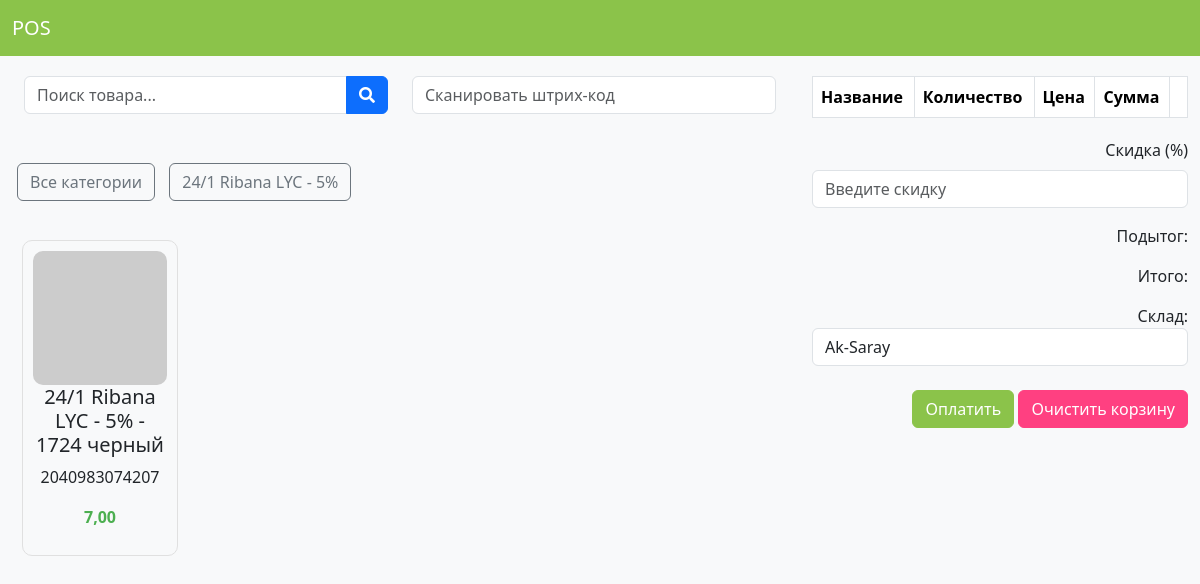
Page /pos/ on the earlier database version.
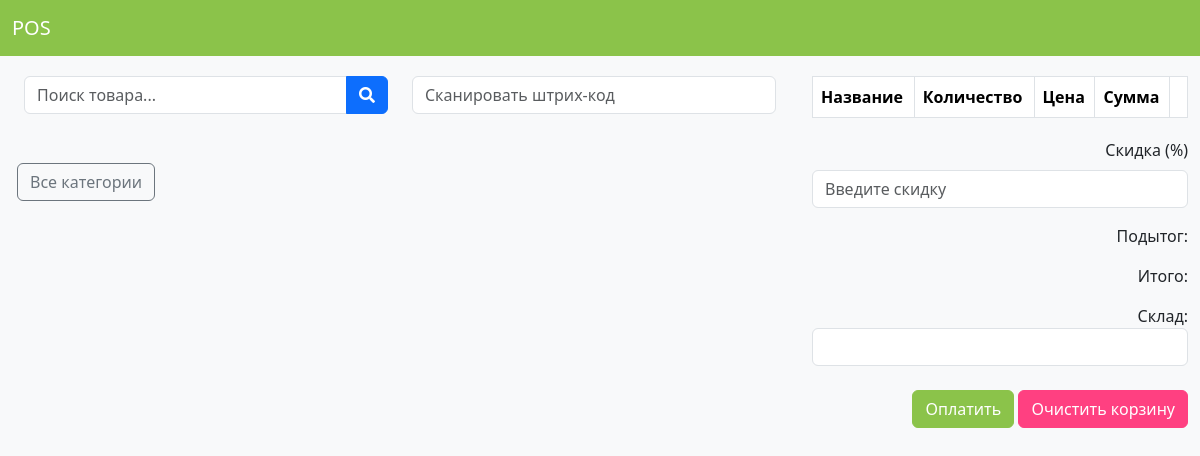
Same page on the later database version.
### wms/models.py (models this page shows, shortened)
class ProductCategory(models.Model):
    name = models.CharField("Название", max_length=255, unique=True)
    class Meta:
        verbose_name = "Категория товара"
        verbose_name_plural = "Категории товаров"

class Product(models.Model):
    category = models.ForeignKey(ProductCategory, on_delete=models.PROTECT, verbose_name="Категория", blank=True, null=True)
    name = models.CharField("Название", max_length=255)
    photo = models.ImageField("Фотография", upload_to='products/', blank=True, null=True)
    barcode = models.CharField("Штрих-код", max_length=50, blank=True, null=True)
    unit_of_measure = models.ForeignKey(UnitOfMeasure, on_delete=models.PROTECT, verbose_name="Единица измерения")
    min_quantity = models.DecimalField("Мин. остаток", max_digits=10, decimal_places=2, default=0)
    manufacturer = models.CharField("Производитель", max_length=255, blank=True, null=True)
    brand = models.CharField("Бренд", max_length=255, blank=True, null=True)
    article = models.CharField("Артикул", max_length=50, blank=True, null=True)
    color = models.CharField("Цвет", max_length=50, blank=True, null=True)
    code = models.CharField("Код", max_length=50, blank=True, null=True)  # Дополнительный код
    weight = models.DecimalField("Граммаж", max_digits=10, decimal_places=2, blank=True, null=True)
    width = models.DecimalField("Ширина", max_digits=10, decimal_places=2, blank=True, null=True)
    hs_code = models.CharField("Код ТН ВЭД", max_length=20, blank=True, null=True)
    composition = models.CharField("Состав", max_length=255, blank=True, null=True)
    price = models.DecimalField("Цена", max_digits=10, decimal_places=2, null=True)
    selling_price = models.DecimalField("Цена продажи", max_digits=10, decimal_places=2,null=True)
    min_selling_price = models.DecimalField("Мин. цена продажи", max_digits=10, decimal_places=2, blank=True, null=True)
    class Meta:
        verbose_name = "Товар"
        verbose_name_plural = "Товары"

### wms/views.py (the view)
# urls.py: path('', views.pos_view, name='pos'),
def pos_view(request):
    products = Product.objects.all()
    categories = ProductCategory.objects.all()
    warehouses = Warehouse.objects.all() #  Получите  все  склады
    cart = get_or_create_cart(request)
    context = {
        'products': products,
        'categories': categories,
        'warehouses': warehouses,  #  Передайте  склады  в  контекст
        'cart': cart,
    }
    return render(request, 'POS.html', context)

### wms/views.py (called while the page is built)
def get_or_create_cart(request):
    cart_id = request.session.get('cart_id')
    if cart_id:
        try:
            cart = POSCart.objects.get(id=cart_id)
        except POSCart.DoesNotExist:
            cart = POSCart.objects.create()
            request.session['cart_id'] = cart.id
    else:
        cart = POSCart.objects.create()
        request.session['cart_id'] = cart.id
    return cart

### templates/POS.html (shortened to what this page needs)
<!DOCTYPE html>
<html>
<head>
    {% load static %}
  <link href="https://cdn.jsdelivr.net/npm/bootstrap@5.3.2/dist/css/bootstrap.min.css" rel="stylesheet"/>
  <link href="https://cdnjs.cloudflare.com/ajax/libs/font-awesome/5.15.3/css/all.min.css" rel="stylesheet">
    <link rel="stylesheet" href="/css/pos.css"/>
</head>
<body>
  <nav class="navbar navbar-expand-lg">
    <div class="container-fluid">
      <a class="navbar-brand" href="#">POS</a>
    </div>
  </nav>
  <div class="container-fluid">
    <div class="row">
      <div class="col-md-8">
        <div class="row search-bar">
              <div class="col-md-6">
                  <div class="input-group">
                <input class="form-control" id="product-search" placeholder="Поиск товара..." type="text" />
                  <button class="btn btn-primary" type="button">
                    <i class="fas fa-search">
                    </i>
                   </button>
                  </div>
              </div>
          <div class="col-md-6">
            <input class="form-control" id="barcode-scanner" placeholder="Сканировать штрих-код" type="text" />
          </div>
        </div>
      <br>
        <div class="row">
          <div class="col-12">
            <button class="btn btn-outline-secondary category-btn" data-category-id="all">
              Все категории
            </button>
            {% for category in categories %}
              <button class="btn btn-outline-secondary category-btn" data-category-id="{{ category.id }}">
                {{ category.name }}
              </button>
            {% endfor %}
          </div>
        </div>
        <br>
        <div class="row" id="product-list">
          {% for product in products %}
            <div class="col-md-3">
                <div class="product-card" data-product-id="{{ product.id }}" data-product-name="{{ product.name }}" data-product-price="{{ product.selling_price }}">
                    <img alt="{{ product.name }}" height="200" src="{% if product.photo %}{{ product.photo.url }}{% else %}https://via.placeholder.com/150{% endif %}" width="150" />
                    <h5>{{ product.name }}</h5>
                    <p>{{ product.barcode }}</p>
                    <p class="price">{{ product.selling_price }}</p>
                </div>
            </div>
          {% endfor %}
        </div>
      </div>
      <div class="col-md-4">
        <table class="table table-bordered cart-table" id="cart-table">
          <thead>
            <tr>
              <th>Название</th>
              <th>Количество</th>
              <th>Цена</th>
              <th>Сумма</th>
              <th></th>
            </tr>
          </thead>
        </table>
        <div class="cart-summary">
          <div class="mb-3">
            <label for="discountInput" class="form-label">Скидка (%)</label>
            <input type="number" class="form-control" id="discountInput" placeholder="Введите скидку" value="{{ current_sale.discount }}">
          </div>
          <p>Подытог: </p>
          <p>Итого: </p>
            <div class="form-group">
              <label for="warehouse-select">Склад:</label>
              <select class="form-control" id="warehouse-select">
                {% for warehouse in warehouses %}
                  <option value="{{ warehouse.id }}">{{ warehouse.name }}</option>
                {% endfor %}
              </select>
            </div>
          <br>
          <button class="btn btn-success complete-sale">Оплатить</button>
          <button class="btn btn-danger">Очистить корзину</button>
        </div>
      </div>
    </div>
  </div>
</body>
</html>

Differences in the rows shown:
removed ProductCategory: name "24/1 Ribana LYC - 5%"
removed Product: name "24/1 Ribana LYC - 5% - 1724 черный", barcode "2040983074207", selling_price "7,00"
Other differences:
form field value: "Ak-Saray" → (not shown)
